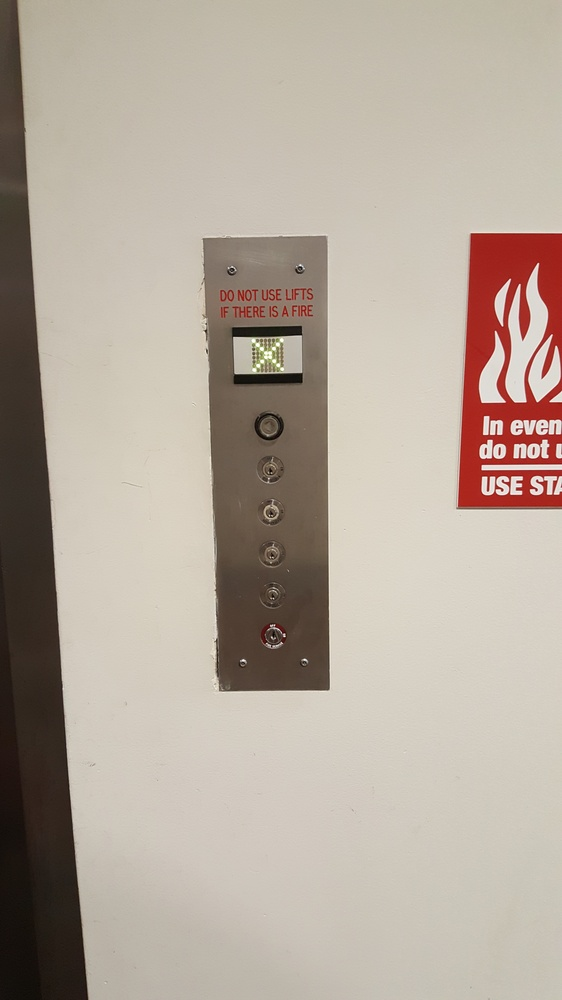
%> input picture MATLAB/20160912_114922.jpg, 562 x 1000 px, shrunk from 2988 x 5312 before the run
$ octave --eval "result = segmentImage(imread('20160912_114922.jpg'));"   (GNU Octave 9; MATLAB toolbox functions it lacks are replaced by stand-ins)
%> lines starting %> are read from the running program, lines starting %| are printed output that depends on the picture
function [BW,maskedImage] = segmentImage(X)
%segmentImage Segment image using auto-generated code from imageSegmenter App
%  [BW,MASKEDIMAGE] = segmentImage(X) segments image X using auto-generated
%  code from the imageSegmenter App. The final segmentation is returned in
%  BW, and a masked image is returned in MASKEDIMAGE.

% Auto-generated by imageSegmenter app on 12-Sep-2016
%----------------------------------------------------


% Threshold image - global threshold
BW = imbinarize(X);
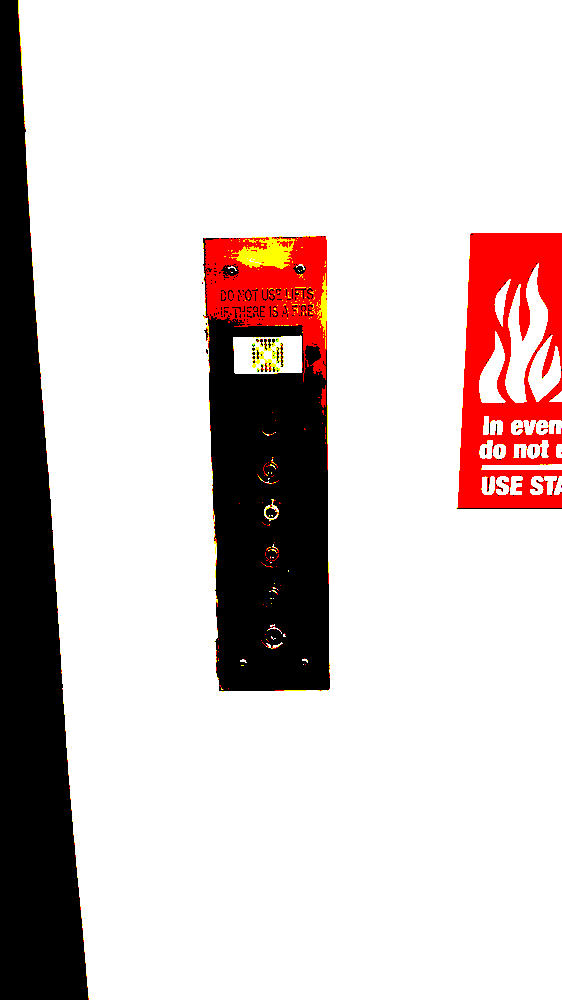
%> BW: size 1000x562x3 logical; mean R, G, B 0.841, 0.792, 0.787

% Threshold image - manual threshold
BW = X > 40;
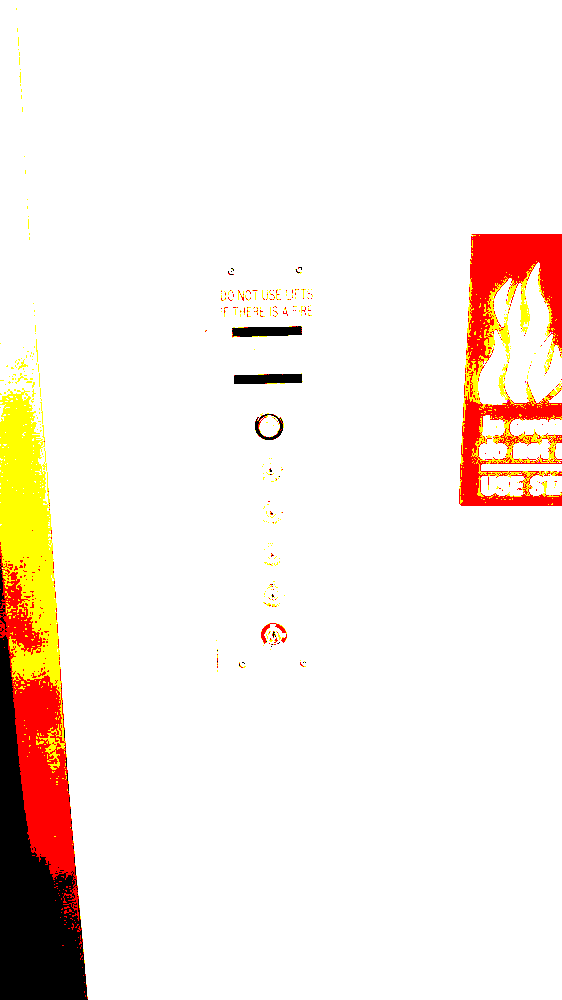
%> BW: size 1000x562x3 logical; mean R, G, B 0.971, 0.93, 0.9

% Invert mask
BW = imcomplement(BW);
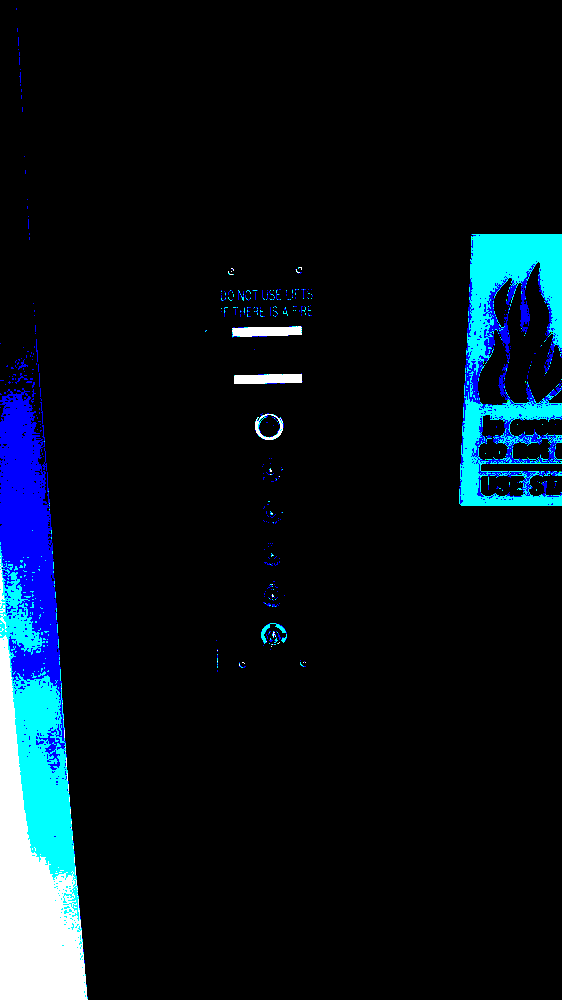
%> BW: size 1000x562x3 logical; mean R, G, B 0.0295, 0.0695, 0.0996

% Dilate mask with square
width = 10;
se = strel('square', width);
BW = imdilate(BW, se);
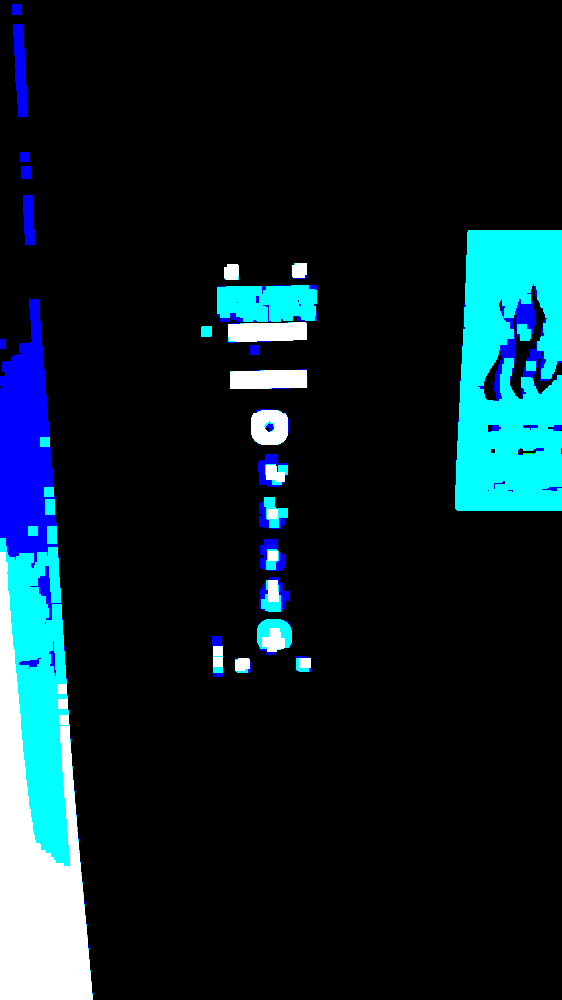
%> BW: size 1000x562x3 logical; mean R, G, B 0.0463, 0.123, 0.152

% Clear borders
BW = imclearborder(BW);
%> BW: size 1000x562x3 logical; every value is 0

% Erode mask with square
width = 8;
se = strel('square', width);
BW = imerode(BW, se);

% Erode mask with square
width = 8;
se = strel('square', width);
BW = imerode(BW, se);

% Create masked image.
maskedImage = X;
%> maskedImage is the input picture: size 1000x562x3 uint8; mean R, G, B 180.6, 168.6, 156.4
maskedImage(~BW) = 0;

$ run again, on MATLAB/20160912_115019.jpg
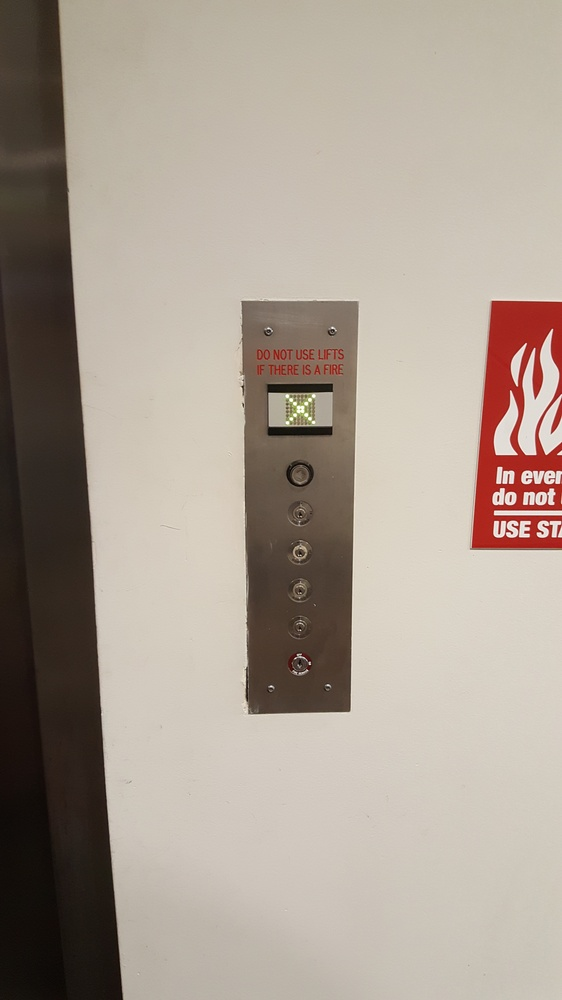
%> input picture MATLAB/20160912_115019.jpg, 562 x 1000 px, shrunk from 2988 x 5312 before the run
%> in segmentImage, `BW = X > 40;`:
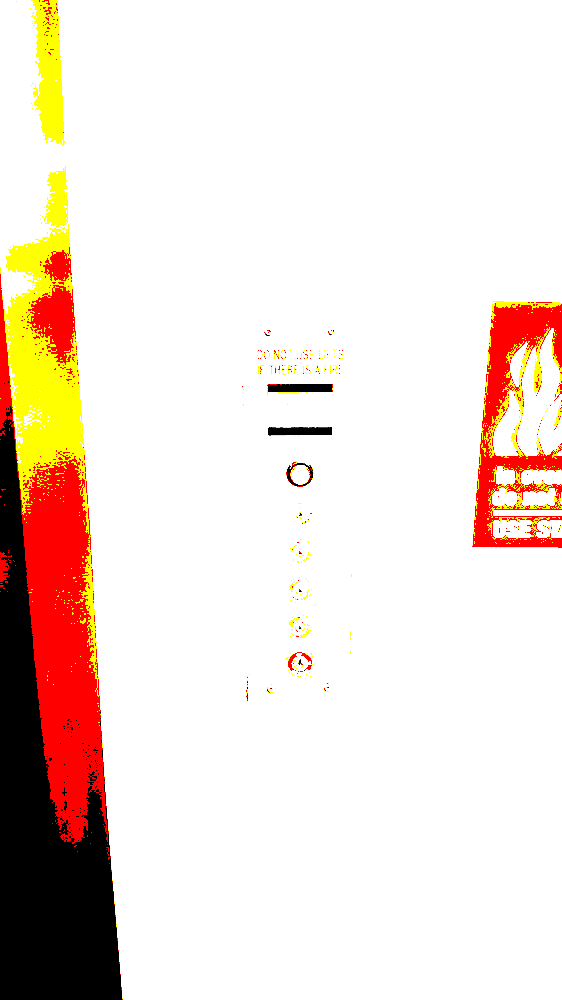
%> BW: size 1000x562x3 logical; mean R, G, B 0.939, 0.879, 0.842
%> in segmentImage, `BW = imdilate(BW, se);`:
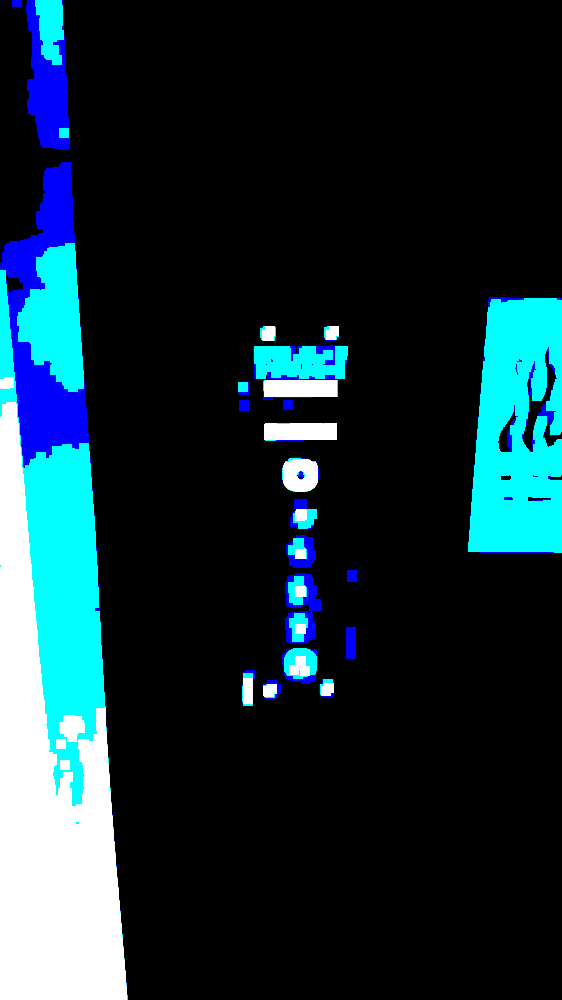
%> BW: size 1000x562x3 logical; mean R, G, B 0.0823, 0.176, 0.209
%> in segmentImage, maskedImage is the input picture: size 1000x562x3 uint8; mean R, G, B 169.5, 157.7, 146
